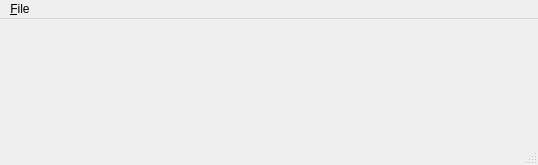
<?xml version="1.0" encoding="UTF-8"?>
<ui version="4.0">
 <author>Geoff Lawler</author>
 <class>WatcherMainWindow</class>
 <widget class="watcher::QWatcherMainWindow" name="WatcherMainWindow">
  <property name="geometry">
   <rect>
    <x>0</x>
    <y>0</y>
    <width>538</width>
    <height>165</height>
   </rect>
  </property>
  <property name="windowTitle">
   <string>Watcher Message Stream Control</string>
  </property>
  <property name="windowIcon">
   <iconset resource="../resources/QMessageStreamPlaybackWidget.qrc">
    <normaloff>:/icons/watcher.png</normaloff>:/icons/watcher.png</iconset>
  </property>
  <widget class="QFrame" name="centralwidget">
   <layout class="QGridLayout" name="gridLayout">
    <item row="0" column="0">
     <widget class="watcher::QMessageStreamPlaybackWidget" name="messageStreamPlaybackWidget" native="true"/>
    </item>
   </layout>
  </widget>
  <widget class="QMenuBar" name="menubar">
   <property name="geometry">
    <rect>
     <x>0</x>
     <y>0</y>
     <width>538</width>
     <height>27</height>
    </rect>
   </property>
   <widget class="QMenu" name="menuFile">
    <property name="title">
     <string>&amp;File</string>
    </property>
    <addaction name="action_Quit"/>
   </widget>
   <addaction name="menuFile"/>
  </widget>
  <widget class="QStatusBar" name="statusbar"/>
  <action name="action_Quit">
   <property name="text">
    <string>&amp;Quit</string>
   </property>
  </action>
  <action name="action_Connect_to">
   <property name="text">
    <string>&amp;Connect to...</string>
   </property>
  </action>
 </widget>
 <customwidgets>
  <customwidget>
   <class>watcher::QMessageStreamPlaybackWidget</class>
   <extends>QWidget</extends>
   <header location="global">QMessageStreamPlaybackWidget.h</header>
   <container>1</container>
  </customwidget>
  <customwidget>
   <class>watcher::QWatcherMainWindow</class>
   <extends>QMainWindow</extends>
   <header>QWatcherMainWindow.h</header>
   <container>1</container>
  </customwidget>
 </customwidgets>
 <resources>
  <include location="../resources/QMessageStreamPlaybackWidget.qrc"/>
 </resources>
 <connections/>
</ui>
